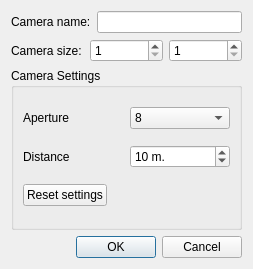
<?xml version="1.0" encoding="UTF-8"?>
<ui version="4.0">
 <class>CameraPropertiesDialog</class>
 <widget class="QDialog" name="CameraPropertiesDialog">
  <property name="geometry">
   <rect>
    <x>0</x>
    <y>0</y>
    <width>253</width>
    <height>269</height>
   </rect>
  </property>
  <property name="windowTitle">
   <string>Camera Properties</string>
  </property>
  <layout class="QVBoxLayout" name="verticalLayout">
   <item>
    <layout class="QHBoxLayout" name="horizontalLayout">
     <item>
      <widget class="QLabel" name="nameLabel">
       <property name="text">
        <string>Camera name:</string>
       </property>
      </widget>
     </item>
     <item>
      <widget class="QLineEdit" name="nameBox"/>
     </item>
    </layout>
   </item>
   <item>
    <layout class="QHBoxLayout" name="sizeLayout">
     <item>
      <widget class="QLabel" name="sizeLabel">
       <property name="text">
        <string>Camera size:</string>
       </property>
      </widget>
     </item>
     <item>
      <widget class="QSpinBox" name="widthBox">
       <property name="minimum">
        <number>1</number>
       </property>
       <property name="maximum">
        <number>10000</number>
       </property>
      </widget>
     </item>
     <item>
      <widget class="QSpinBox" name="heightBox">
       <property name="minimum">
        <number>1</number>
       </property>
       <property name="maximum">
        <number>10000</number>
       </property>
      </widget>
     </item>
    </layout>
   </item>
   <item>
    <widget class="QGroupBox" name="groupBox">
     <property name="title">
      <string>Camera Settings</string>
     </property>
     <layout class="QVBoxLayout" name="verticalLayout_2">
      <item>
       <layout class="QHBoxLayout" name="horizontalLayout_2">
        <item>
         <widget class="QLabel" name="labAperture">
          <property name="text">
           <string>Aperture</string>
          </property>
         </widget>
        </item>
        <item>
         <widget class="QComboBox" name="apertureBox">
          <property name="currentIndex">
           <number>4</number>
          </property>
          <item>
           <property name="text">
            <string>2</string>
           </property>
          </item>
          <item>
           <property name="text">
            <string>2,8</string>
           </property>
          </item>
          <item>
           <property name="text">
            <string>4</string>
           </property>
          </item>
          <item>
           <property name="text">
            <string>5,6</string>
           </property>
          </item>
          <item>
           <property name="text">
            <string>8</string>
           </property>
          </item>
          <item>
           <property name="text">
            <string>11</string>
           </property>
          </item>
          <item>
           <property name="text">
            <string>16</string>
           </property>
          </item>
          <item>
           <property name="text">
            <string>22</string>
           </property>
          </item>
         </widget>
        </item>
       </layout>
      </item>
      <item>
       <layout class="QHBoxLayout" name="horizontalLayout_4">
        <item>
         <widget class="QLabel" name="labDistance">
          <property name="text">
           <string>Distance</string>
          </property>
         </widget>
        </item>
        <item>
         <widget class="QSpinBox" name="distanceSpinBox">
          <property name="suffix">
           <string> m.</string>
          </property>
          <property name="prefix">
           <string/>
          </property>
          <property name="minimum">
           <number>1</number>
          </property>
          <property name="maximum">
           <number>50000</number>
          </property>
          <property name="value">
           <number>10</number>
          </property>
         </widget>
        </item>
       </layout>
      </item>
      <item>
       <layout class="QHBoxLayout" name="horizontalLayout_5">
        <item>
         <widget class="QPushButton" name="btnResetSettings">
          <property name="text">
           <string>Reset settings</string>
          </property>
         </widget>
        </item>
        <item>
         <spacer name="horizontalSpacer">
          <property name="orientation">
           <enum>Qt::Horizontal</enum>
          </property>
          <property name="sizeHint" stdset="0">
           <size>
            <width>40</width>
            <height>20</height>
           </size>
          </property>
         </spacer>
        </item>
       </layout>
      </item>
     </layout>
    </widget>
   </item>
   <item>
    <widget class="QDialogButtonBox" name="buttonBox">
     <property name="orientation">
      <enum>Qt::Horizontal</enum>
     </property>
     <property name="standardButtons">
      <set>QDialogButtonBox::Cancel|QDialogButtonBox::Ok</set>
     </property>
    </widget>
   </item>
  </layout>
 </widget>
 <tabstops>
  <tabstop>nameBox</tabstop>
  <tabstop>widthBox</tabstop>
  <tabstop>heightBox</tabstop>
 </tabstops>
 <resources/>
 <connections>
  <connection>
   <sender>buttonBox</sender>
   <signal>accepted()</signal>
   <receiver>CameraPropertiesDialog</receiver>
   <slot>accept()</slot>
   <hints>
    <hint type="sourcelabel">
     <x>248</x>
     <y>254</y>
    </hint>
    <hint type="destinationlabel">
     <x>157</x>
     <y>274</y>
    </hint>
   </hints>
  </connection>
  <connection>
   <sender>buttonBox</sender>
   <signal>rejected()</signal>
   <receiver>CameraPropertiesDialog</receiver>
   <slot>reject()</slot>
   <hints>
    <hint type="sourcelabel">
     <x>316</x>
     <y>260</y>
    </hint>
    <hint type="destinationlabel">
     <x>286</x>
     <y>274</y>
    </hint>
   </hints>
  </connection>
 </connections>
</ui>
